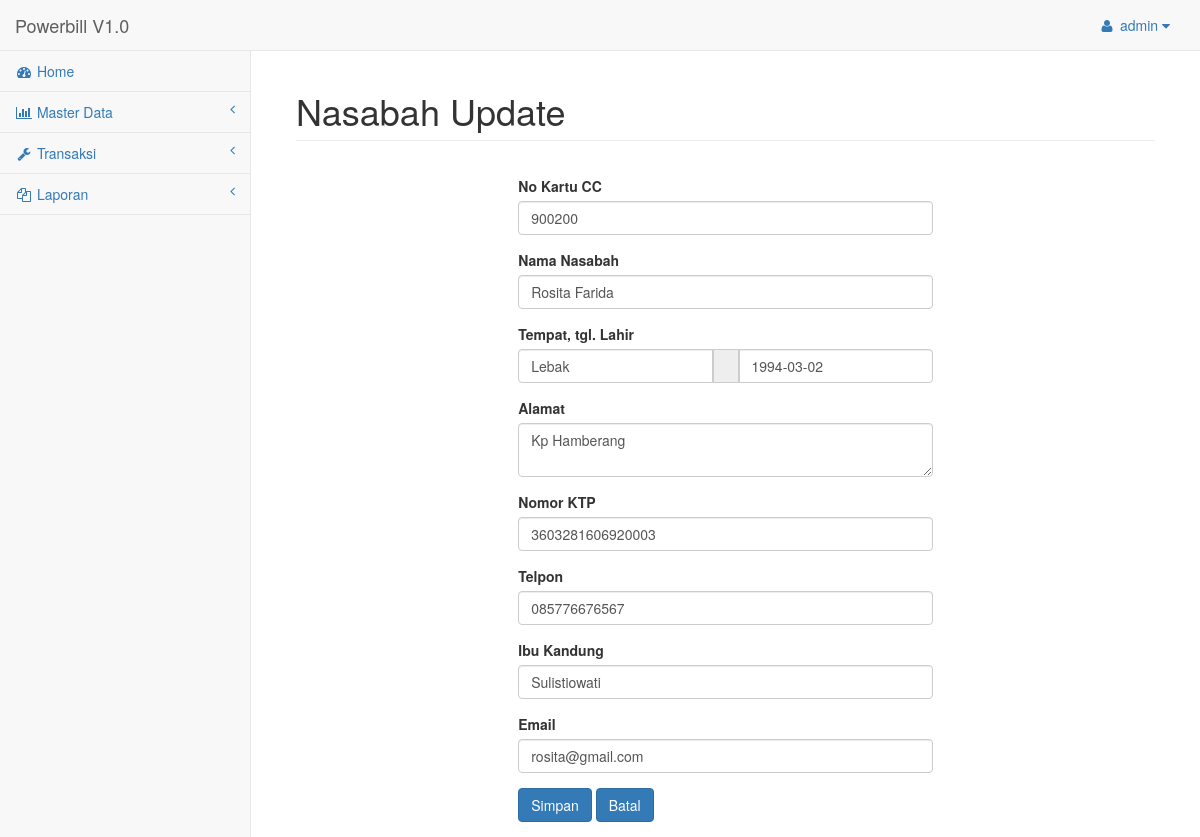
/admin.php?mod=nasabah-update&id=1 (signed in), run on the app's committed database.
### tables this page shows
CREATE TABLE `nasabah` (
  `IdNasabah` int(10) NOT NULL AUTO_INCREMENT,
  `NoKartuCc` int(16) DEFAULT NULL,
  `Nama` varchar(100) DEFAULT NULL,
  `Ktp` varchar(40) DEFAULT NULL,
  `TmptLahir` varchar(100) DEFAULT NULL,
  `TglLahir` date DEFAULT NULL,
  `IbuKandung` varchar(100) DEFAULT NULL,
  `Alamat` text,
  `Telpon` varchar(15) DEFAULT NULL,
  `Email` varchar(200) DEFAULT NULL,
  PRIMARY KEY (`IdNasabah`)
);

### mod/nasabah-update.php (the view, shortened to what this page needs)
<?php
$id = @$_GET['id'];
if(!empty($id)){
$sql = "SELECT * FROM nasabah WHERE IdNasabah='$id'";
$qry = mysql_query($sql);
$data = mysql_fetch_assoc($qry);
?>
<div class="row">
    <div class="col-lg-12">
        <h1 class="page-header">Nasabah Update</h1>
    </div>
</div>
<div class="row">
	<div class="col-lg-3"></div>
	<div class="col-lg-6">
		<form action="admin.php?mod=nasabah-proccess&act=update" method="post">
			<div class="form-group">
				<label>No Kartu CC</label>
				<input class="form-control" type="text" name="NoKartuCc" value="<?=$data['NoKartuCc']?>">
			</div>
			<div class="form-group">
				<label>Nama Nasabah</label>
				<input class="form-control" type="text" name="Nama" value="<?=$data['Nama']?>">
			</div>
			<div class="form-group">
			<label>Tempat, tgl. Lahir</label>
				<div class="input-group">
				  <input type="text" class="form-control" name="TmptLahir" placeholder="Tempat Lahir" aria-describedby="basic-addon2" value="<?=$data['TmptLahir']?>">
				  <span class="input-group-addon" id="basic-addon2"></span>
				   <input type="text" class="form-control" name="TglLahir" placeholder="Tanggal Lahir" aria-describedby="basic-addon2" value="<?=$data['TglLahir']?>">
				</div>
			</div>
			<div class="form-group">
				<label>Alamat</label>
				<textarea class="form-control" name="Alamat" ><?=$data['Alamat']?></textarea>
			</div>
			<div class="form-group">
				<label>Nomor KTP</label>
				<input class="form-control" type="text" name="Ktp" value="<?=$data['Ktp']?>">
			</div>
			<div class="form-group">
				<label>Telpon</label>
				<input class="form-control" type="text" name="Telpon" value="<?=$data['Telpon']?>">
			</div>
			<div class="form-group">
				<label>Ibu Kandung</label>
				<input class="form-control" type="text" name="IbuKandung" value="<?=$data['IbuKandung']?>">
			</div>
			<div class="form-group">
				<label>Email</label>
				<input class="form-control" type="text" name="Email" value="<?=$data['Email']?>">
			</div>
			<div class="form-group">
				<button class="btn btn-primary" type="submit">Simpan</button>
				<a class="btn btn-primary" href="javascript:history.back(-1)">Batal</a>
			</div>
		</form>
	</div>
	<div class="col-lg-3"></div>
</div>
<?php
}
?>

### assets/css/sb-admin-2.css (style rules this page uses)
body { background-color: #f8f8f8; }

### data on the page
nasabah: NoKartuCc "900200", Nama "Rosita Farida", TmptLahir "Lebak", TglLahir "1994-03-02", Alamat "Kp Hamberang", Ktp "3603281606920003", Telpon "085776676567", IbuKandung "Sulistiowati", Email "rosita@gmail.com"

### other printed values
$_SESSION['uname'] "admin"
